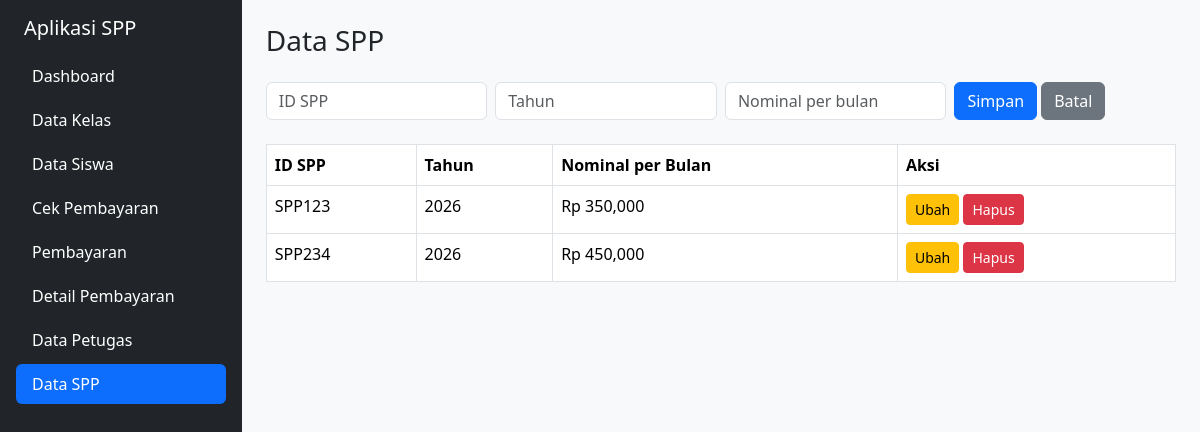
Screenshot of /spp.php with the database file from the repository.
### tables this page shows
CREATE TABLE `tb_spp` (
  `id_spp` varchar(11) NOT NULL,
  `tahun` int(11) NOT NULL,
  `nominal` int(11) DEFAULT NULL
);

### koneksi.php (called while the page is built, shortened)
<?php
function h($teks) { return htmlspecialchars((string)$teks); }

### spp.php (the view, shortened to what this page needs)
<?php
include 'koneksi.php';
$edit = [];
include 'atas.php';
?>
<form method="post" action="proses_spp.php" class="row g-2 mb-4">
  <div class="col-md-3"><input name="id_spp" class="form-control" placeholder="ID SPP" value="<?= h($edit['id_spp'] ?? '') ?>" <?= $edit ? 'readonly' : '' ?> required></div>
  <div class="col-md-3"><input name="tahun" type="number" class="form-control" placeholder="Tahun" value="<?= h($edit['tahun'] ?? '') ?>" required></div>
  <div class="col-md-3"><input name="nominal" type="number" class="form-control" placeholder="Nominal per bulan" value="<?= h($edit['nominal'] ?? '') ?>" required></div>
  <div class="col-md-3">
    <button class="btn btn-primary">Simpan</button>
    <a href="spp.php" class="btn btn-secondary">Batal</a>
  </div>
</form>
<table class="table table-bordered">
  <tr><th>ID SPP</th><th>Tahun</th><th>Nominal per Bulan</th><th>Aksi</th></tr>
  <?php
  $data = mysqli_query($koneksi, "SELECT * FROM tb_spp");
  while ($r = mysqli_fetch_assoc($data)) { ?>
    <tr>
      <td><?= h($r['id_spp']) ?></td>
      <td><?= h($r['tahun']) ?></td>
      <td>Rp <?= number_format($r['nominal']) ?></td>
      <td>
        <a href="?ubah=<?= urlencode($r['id_spp']) ?>" class="btn btn-sm btn-warning">Ubah</a>
        <a href="proses_spp.php?aksi=hapus&id=<?= urlencode($r['id_spp']) ?>" class="btn btn-sm btn-danger" onclick="return confirm('Hapus data ini?')">Hapus</a>
      </td>
    </tr>
  <?php } ?>
</table>
<?php include 'bawah.php'; ?>

### rows the page displays
tb_spp: id_spp "SPP123", tahun "2026", nominal "350,000"
tb_spp: id_spp "SPP234", tahun "2026", nominal "450,000"

### other values shown
$nama "Dashboard"
$nama "Data Kelas"
$nama "Data Siswa"
$nama "Cek Pembayaran"
$nama "Pembayaran"
$nama "Detail Pembayaran"
$nama "Data Petugas"
$nama "Data SPP"
$judul "Data SPP"
